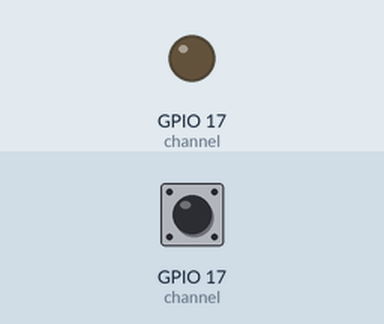
Simulated run of this program. Board: Raspberry Pi (BCM pin numbers). On the bench: output pins drawn as LEDs (lit = HIGH). The inputs (shaded band) are chosen by the test bench; at power-on: GPIO 17 (channel) HIGH.

Above: at 0.1 s.
At 1.1 s:
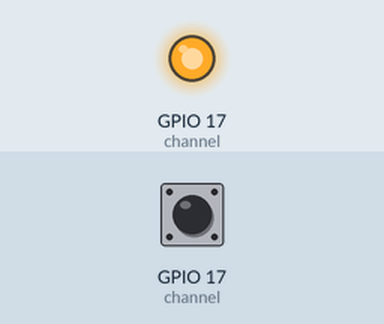
Timing chart, 0 to 2.6 s (numbered marks = the images above):
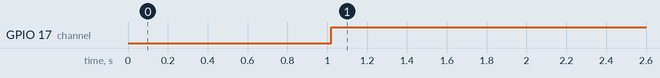

Measured:
- by itself, GPIO 17 (channel): LOW → HIGH at 1.0 s

The program:

dht11.py
```python
import RPi.GPIO as GPIO
import time

channel = 17
data = []
j = 0

GPIO.setwarnings(False)
GPIO.setmode(GPIO.BCM)
time.sleep(1)
GPIO.setup(channel, GPIO.OUT)
GPIO.output(channel, GPIO.LOW)
time.sleep(0.02)
GPIO.output(channel, GPIO.HIGH)
GPIO.setup(channel, GPIO.IN)

while GPIO.input(channel) == GPIO.LOW:
    continue
while GPIO.input(channel) == GPIO.HIGH:
    continue

while j < 40:
    k = 0
    while GPIO.input(channel) == GPIO.LOW:
        continue
    while GPIO.input(channel) == GPIO.HIGH:
        k += 1
        if k > 100:
            break
    if k < 8:
        data.append(0)
    else:
        data.append(1)
    j += 1

humidity_bit = data[0:8]
humidity_point_bit = data[8:16]
temperature_bit = data[16:24]
temperature_point_bit = data[24:32]
check_bit = data[32:40]

humidity = 0
humidity_point = 0
temperature = 0
temperature_point = 0
check = 0

for i in range(8):
    humidity += humidity_bit[i] * 2 ** (7 - i)
    humidity_point += humidity_point_bit[i] * 2 ** (7 - i)
    temperature += temperature_bit[i] * 2 ** (7 - i)
    temperature_point += temperature_point_bit[i] * 2 ** (7 - i)
    check += check_bit[i] * 2 ** (7-i)
tmp = humidity + humidity_point + temperature + temperature_point

if tmp == check:
    # valid data
    with open('/home/pi/xinzhu/tmp_data.txt', 'w') as f_tmp:
        f_tmp.write(str(temperature))
    with open('/home/pi/xinzhu/hmd_data.txt', 'w') as f_hmd:
        f_hmd.write(str(humidity))
# else ignore the data
GPIO.cleanup()
```
